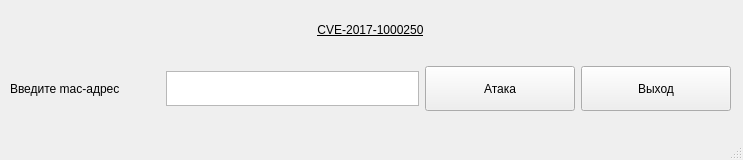
<?xml version="1.0" encoding="UTF-8"?>
<ui version="4.0">
 <class>MainWindow</class>
 <widget class="QMainWindow" name="MainWindow">
  <property name="geometry">
   <rect>
    <x>0</x>
    <y>0</y>
    <width>743</width>
    <height>160</height>
   </rect>
  </property>
  <property name="minimumSize">
   <size>
    <width>555</width>
    <height>160</height>
   </size>
  </property>
  <property name="maximumSize">
   <size>
    <width>2362564</width>
    <height>160</height>
   </size>
  </property>
  <property name="windowTitle">
   <string>CVE-2017-1000250</string>
  </property>
  <widget class="QWidget" name="centralwidget">
   <widget class="QWidget" name="layoutWidget">
    <property name="geometry">
     <rect>
      <x>10</x>
      <y>0</y>
      <width>721</width>
      <height>111</height>
     </rect>
    </property>
    <layout class="QVBoxLayout" name="verticalLayout">
     <item>
      <widget class="QLabel" name="label">
       <property name="styleSheet">
        <string notr="true">font: 75 28pt &quot;Cantarell&quot;;
text-decoration: underline;</string>
       </property>
       <property name="text">
        <string>&lt;html&gt;&lt;head/&gt;&lt;body&gt;&lt;p align=&quot;center&quot;&gt;CVE-2017-1000250&lt;/p&gt;&lt;/body&gt;&lt;/html&gt;</string>
       </property>
      </widget>
     </item>
     <item>
      <layout class="QHBoxLayout" name="horizontalLayout">
       <item>
        <widget class="QLabel" name="label_2">
         <property name="minimumSize">
          <size>
           <width>150</width>
           <height>0</height>
          </size>
         </property>
         <property name="maximumSize">
          <size>
           <width>250</width>
           <height>35</height>
          </size>
         </property>
         <property name="styleSheet">
          <string notr="true">font: 75 14pt &quot;Open Sans Condensed&quot;;
</string>
         </property>
         <property name="text">
          <string>Введите mac-адрес</string>
         </property>
        </widget>
       </item>
       <item>
        <widget class="QTextEdit" name="text_mac_2">
         <property name="minimumSize">
          <size>
           <width>200</width>
           <height>0</height>
          </size>
         </property>
         <property name="maximumSize">
          <size>
           <width>300</width>
           <height>35</height>
          </size>
         </property>
        </widget>
       </item>
       <item>
        <widget class="QPushButton" name="attack_2">
         <property name="minimumSize">
          <size>
           <width>150</width>
           <height>45</height>
          </size>
         </property>
         <property name="maximumSize">
          <size>
           <width>100</width>
           <height>16777215</height>
          </size>
         </property>
         <property name="text">
          <string>Атака</string>
         </property>
        </widget>
       </item>
       <item>
        <widget class="QPushButton" name="button_exit_2">
         <property name="minimumSize">
          <size>
           <width>150</width>
           <height>45</height>
          </size>
         </property>
         <property name="text">
          <string>Выход</string>
         </property>
        </widget>
       </item>
      </layout>
     </item>
    </layout>
   </widget>
  </widget>
  <widget class="QMenuBar" name="menubar">
   <property name="geometry">
    <rect>
     <x>0</x>
     <y>0</y>
     <width>743</width>
     <height>25</height>
    </rect>
   </property>
  </widget>
  <widget class="QStatusBar" name="statusbar"/>
 </widget>
 <resources/>
 <connections/>
</ui>
